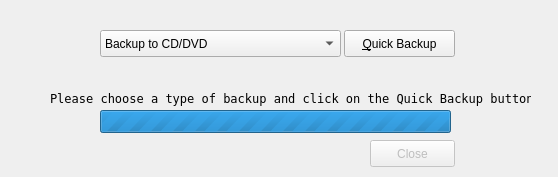
<?xml version="1.0" encoding="UTF-8"?>
<ui version="4.0">
 <class>DiscBackup</class>
 <widget class="QDialog" name="DiscBackup">
  <property name="geometry">
   <rect>
    <x>0</x>
    <y>0</y>
    <width>558</width>
    <height>177</height>
   </rect>
  </property>
  <property name="windowTitle">
   <string>Instant Backup</string>
  </property>
  <property name="modal">
   <bool>true</bool>
  </property>
  <widget class="QLabel" name="lblStatus">
   <property name="geometry">
    <rect>
     <x>50</x>
     <y>90</y>
     <width>481</width>
     <height>16</height>
    </rect>
   </property>
   <property name="font">
    <font>
     <family>Andale Mono</family>
     <pointsize>9</pointsize>
    </font>
   </property>
   <property name="text">
    <string>Please choose a type of backup and click on the Quick Backup button</string>
   </property>
  </widget>
  <widget class="QProgressBar" name="backupProgress">
   <property name="geometry">
    <rect>
     <x>100</x>
     <y>110</y>
     <width>351</width>
     <height>23</height>
    </rect>
   </property>
   <property name="maximum">
    <number>0</number>
   </property>
   <property name="value">
    <number>-1</number>
   </property>
  </widget>
  <widget class="QPushButton" name="btnClose">
   <property name="enabled">
    <bool>false</bool>
   </property>
   <property name="geometry">
    <rect>
     <x>370</x>
     <y>140</y>
     <width>85</width>
     <height>27</height>
    </rect>
   </property>
   <property name="text">
    <string>Close</string>
   </property>
  </widget>
  <widget class="QComboBox" name="boxBackupType">
   <property name="geometry">
    <rect>
     <x>100</x>
     <y>30</y>
     <width>241</width>
     <height>27</height>
    </rect>
   </property>
   <item>
    <property name="text">
     <string>Backup to CD/DVD</string>
    </property>
   </item>
   <item>
    <property name="text">
     <string>Backup to External Drive</string>
    </property>
   </item>
  </widget>
  <widget class="QPushButton" name="btnQuickBackup">
   <property name="enabled">
    <bool>true</bool>
   </property>
   <property name="geometry">
    <rect>
     <x>344</x>
     <y>30</y>
     <width>111</width>
     <height>27</height>
    </rect>
   </property>
   <property name="text">
    <string>&amp;Quick Backup</string>
   </property>
  </widget>
  <widget class="QLabel" name="lblTime">
   <property name="geometry">
    <rect>
     <x>50</x>
     <y>140</y>
     <width>311</width>
     <height>16</height>
    </rect>
   </property>
   <property name="font">
    <font>
     <family>Andale Mono</family>
     <pointsize>9</pointsize>
    </font>
   </property>
   <property name="text">
    <string/>
   </property>
  </widget>
 </widget>
 <resources/>
 <connections/>
</ui>
